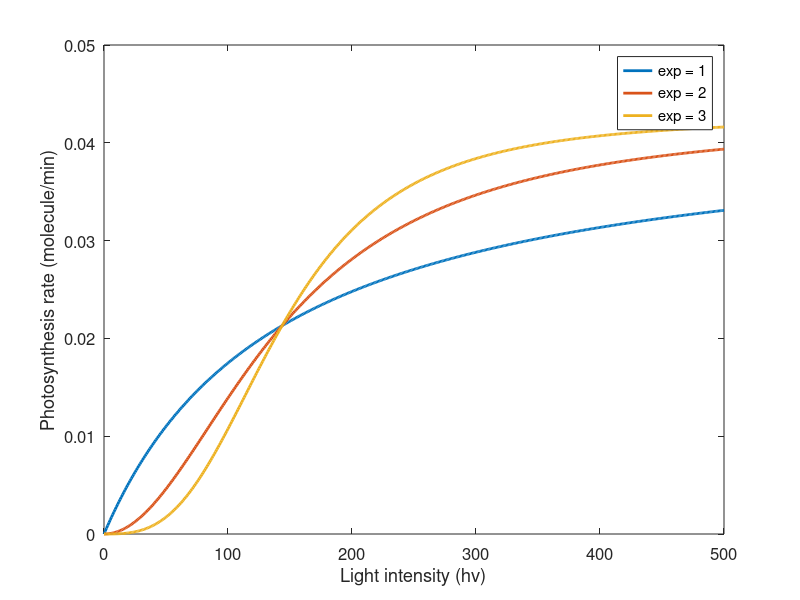

The MATLAB source for this figure: (Note: this script raises an error after producing the figure.)
% 20.320 Final Project
% Po-Han Lin
% MATLAB 2018b
% Dec 2018

% Initial Conditions for the Light Model
x0 = [33.9; 8510; 37819; 81.8; 366.8;...
      22.2; 4519.5; 8.9; 770.9; 128.8;...
      0.19; 5287.7; 0.0; 5.0; 0.4; 0];
x0_01 = [33.9; 8510; 37819; 81.8; 366.8;...
      22.2; 4519.5; 8.9; 770.9; 128.8;...
      0.19; 5287.7; 0.0; 5.0; 0.4; 0.1];
x0_1 = [33.9; 8510; 37819; 81.8; 366.8;...
      22.2; 4519.5; 8.9; 770.9; 128.8;...
      0.19; 5287.7; 0.0; 5.0; 0.4; 1];
x0_10 = [33.9; 8510; 37819; 81.8; 366.8;...
      22.2; 4519.5; 8.9; 770.9; 128.8;...
      0.19; 5287.7; 0.0; 5.0; 0.4; 10];
x0_20 = [33.9; 8510; 37819; 81.8; 366.8;...
      22.2; 4519.5; 8.9; 770.9; 128.8;...
      0.19; 5287.7; 0.0; 5.0; 0.4; 20];
x0_30 = [33.9; 8510; 37819; 81.8; 366.8;...
      22.2; 4519.5; 8.9; 770.9; 128.8;...
      0.19; 5287.7; 0.0; 5.0; 0.4; 30];
x0_40 = [33.9; 8510; 37819; 81.8; 366.8;...
      22.2; 4519.5; 8.9; 770.9; 128.8;...
      0.19; 5287.7; 0.0; 5.0; 0.4; 40];


  
%% Sensitivity curve  
  
b1 =  0.0426;
b2 =  143.6;
b3 =  0.129;

hv = 0:500;

exp = 1;
y1_K0  = b1 .* hv.^exp ./ (b2.^exp + hv.^exp);

exp = 2;
y2_K0  = b1 .* hv.^exp ./ (b2.^exp + hv.^exp);

exp = 3;
y3_K0  = b1 .* hv.^exp ./ (b2.^exp + hv.^exp);


figure 

plot(hv, y1_K0,'LineWidth',2)
hold on
plot(hv, y2_K0,'LineWidth',2)
hold on
plot(hv, y3_K0,'LineWidth',2)
legend('exp = 1', 'exp = 2', 'exp = 3')
ylabel('Photosynthesis rate (molecule/min)')
xlabel('Light intensity (hv)')
set(gca,'FontSize',12)


%% Plot glucose concentration vs. time  
tspan = 1:2000;

% Change exponent only
[t,x1_430] = ode15s(@(t,x) odefun(t,x,'16hr',430,1,0), tspan, x0);
[t,x1_100] = ode15s(@(t,x) odefun(t,x,'16hr',100,1,0), tspan, x0);
[t,x1_42]  = ode15s(@(t,x) odefun(t,x,'16hr',42,1,0), tspan, x0); 

[t,x2_430] = ode15s(@(t,x) odefun(t,x,'16hr',430), tspan, x0);
[t,x2_100] = ode15s(@(t,x) odefun(t,x,'16hr',100), tspan, x0);
[t,x2_42]  = ode15s(@(t,x) odefun(t,x,'16hr',42), tspan, x0);  

[t,x3_430] = ode15s(@(t,x) odefun(t,x,'16hr',430,3,0), tspan, x0);
[t,x3_100] = ode15s(@(t,x) odefun(t,x,'16hr',100,3,0), tspan, x0);
[t,x3_42]  = ode15s(@(t,x) odefun(t,x,'16hr',42,3,0), tspan, x0); 

t = 1:2000;

figure(1)
for i = 1:16
subplot(4,4,i)
plot(t,x1_42(:,i),'LineWidth',2); 
hold on
plot(t,x2_42(:,i),'LineWidth',2); 
hold on
plot(t,x3_42(:,i),'LineWidth',2);
%legend('1','2','3')
end

figure(2)
for i = 1:16
subplot(4,4,i)
plot(t,x1_100(:,i),'LineWidth',2); 
hold on
plot(t,x2_100(:,i),'LineWidth',2); 
hold on
plot(t,x3_100(:,i),'LineWidth',2);
%legend('1','2','3')
end

figure(3)
for i = 1:16
subplot(4,4,i)
plot(t,x1_430(:,i),'LineWidth',2); 
hold on
plot(t,x2_430(:,i),'LineWidth',2); 
hold on
plot(t,x3_430(:,i),'LineWidth',2);
%legend('1','2','3')
end


%% Plot peak values vs. light intensity

x1_neg_spikes1 = [];
x1_neg_spikes2 = [];
x1_neg_spikes3 = [];
x8_neg_spikes1 = [];
x8_neg_spikes2 = [];
x8_neg_spikes3 = [];
x1_pos_spikes1 = [];
x1_pos_spikes2 = [];
x1_pos_spikes3 = [];
x8_pos_spikes1 = [];
x8_pos_spikes2 = [];
x8_pos_spikes3 = [];

for ii = 0:200
    para = 2*ii;
    [t,x] = ode15s(@(t,x) odefun(t,x,'16hr',para,1,0), tspan, x0);
    x1_pos_spike = max(x(:,1));
    x1_neg_spike = min(x(:,1));
    x8_pos_spike = max(x(:,8));
    x8_neg_spike = min(x(:,8));
    x1_neg_spikes1 = [x1_neg_spikes1 x1_neg_spike];
    x8_neg_spikes1 = [x8_neg_spikes1 x8_neg_spike];
    x1_pos_spikes1 = [x1_pos_spikes1 x1_pos_spike];
    x8_pos_spikes1 = [x8_pos_spikes1 x8_pos_spike];
    
    
    [t,x] = ode15s(@(t,x) odefun(t,x,'16hr',para,2,0), tspan, x0);
    x1_pos_spike = max(x(:,1));
    x1_neg_spike = min(x(:,1));
    x8_pos_spike = max(x(:,8));
    x8_neg_spike = min(x(:,8));
    x1_neg_spikes2 = [x1_neg_spikes2 x1_neg_spike];
    x8_neg_spikes2 = [x8_neg_spikes2 x8_neg_spike];   
    x1_pos_spikes2 = [x1_pos_spikes2 x1_pos_spike];
    x8_pos_spikes2 = [x8_pos_spikes2 x8_pos_spike];
    
    [t,x] = ode15s(@(t,x) odefun(t,x,'16hr',para,3,0), tspan, x0);
    x1_pos_spike = max(x(:,1));
    x1_neg_spike = min(x(:,1));
    x8_pos_spike = max(x(:,8));
    x8_neg_spike = min(x(:,8));
    x1_neg_spikes3 = [x1_neg_spikes3 x1_neg_spike];
    x8_neg_spikes3 = [x8_neg_spikes3 x8_neg_spike];    
    x1_pos_spikes3 = [x1_pos_spikes3 x1_pos_spike];
    x8_pos_spikes3 = [x8_pos_spikes3 x8_pos_spike];
end



figure
subplot(1,2,1)
plot(0:2:400,x1_neg_spikes1,'LineWidth',2)
hold on
plot(0:2:400,x1_neg_spikes2,'LineWidth',2)
hold on
plot(0:2:400,x1_neg_spikes3,'LineWidth',2)
hold on
plot(0:2:400,x1_pos_spikes1,'LineWidth',2)
hold on
plot(0:2:400,x1_pos_spikes2,'LineWidth',2)
hold on
plot(0:2:400,x1_pos_spikes3,'LineWidth',2)
ylabel('Amount (molecule)')
xlabel('Light intensity hv')
title('free AtRGS1')
legend('neg1','neg2','neg3','pos1','pos2','pos3')
set(gca,'FontSize',12)

subplot(1,2,2)
plot(0:2:400,x8_neg_spikes1,'LineWidth',2)
hold on
plot(0:2:400,x8_neg_spikes2,'LineWidth',2)
hold on
plot(0:2:400,x8_neg_spikes3,'LineWidth',2)
hold on
plot(0:2:400,x8_pos_spikes1,'LineWidth',2)
hold on
plot(0:2:400,x8_pos_spikes2,'LineWidth',2)
hold on
plot(0:2:400,x8_pos_spikes3,'LineWidth',2)
ylabel('Amount (molecule)')
xlabel('Light intensity hv')
title('G\alpha^{GDP}')
legend('neg1','neg2','neg3','pos1','pos2','pos3')
set(gca,'FontSize',12)



%% Change ss value only
tspan = 1:8000;

[t,x_k0] = ode15s(@(t,x) odefun(t,x,'16hrlong',430,2,0), tspan, x0);
[t,x_k01] = ode15s(@(t,x) odefun(t,x,'16hrlong',430,2,0.1), tspan, x0_01);
[t,x_k1] = ode15s(@(t,x) odefun(t,x,'16hrlong',430,2,1), tspan, x0_1);
[t,x_k10] = ode15s(@(t,x) odefun(t,x,'16hrlong',430,2,10), tspan, x0_10);
[t,x_k20]  = ode15s(@(t,x) odefun(t,x,'16hrlong',430,2,20), tspan, x0_20);
[t,x_k30]  = ode15s(@(t,x) odefun(t,x,'16hrlong',430,2,30), tspan, x0_30);
[t,x_k40]  = ode15s(@(t,x) odefun(t,x,'16hrlong',430,2,40), tspan, x0_40);

t = 1:8000;

figure
for i = 1:16
subplot(4,4,i)
plot(t,x_k0(:,i),'LineWidth',2); 
hold on
plot(t,x_k01(:,i),'LineWidth',2); 
hold on
plot(t,x_k1(:,i),'LineWidth',2);
% hold on
% plot(t,x_k10(:,i),'LineWidth',2); 
% hold on
% plot(t,x_k20(:,i),'LineWidth',2); 
% hold on
% plot(t,x_k30(:,i),'LineWidth',2); 
% hold on
% plot(t,x_k40(:,i),'LineWidth',2);
% legend('x_k0','x_k10','x_k20','x_k30','x_k40')]
xlim([6000 8000])
xlabel('Time (min)')
ylabel('Amount (molecule)')
set(gca,'FontSize',12) 
end


figure
plot(t,100*percent_internal(x_k0),'LineWidth',2); 
hold on
plot(t,100*percent_internal(x_k01),'LineWidth',2); 
hold on
plot(t,100*percent_internal(x_k1),'LineWidth',2);
xlim([6000 8000])
ylim([0 100])
ylabel('% of internalized AtRGS1')
xlabel('Time (min)')
set(gca,'FontSize',12)




%% Change b3 value only
% [t,xx] = ode15s(@(t,x) odefun(t,x,'16hr',430,2,0,0.0129), tspan, x0);
% [t,xxx] = ode15s(@(t,x) odefun(t,x,'16hr',430,2,0,0.129), tspan, x0);
% [t,xxxx] = ode15s(@(t,x) odefun(t,x,'16hr',430,2,0,1.29), tspan, x0);
% 
% figure
% plot(t,xx(:,1),'LineWidth',1); 
% hold on
% plot(t,xxx(:,1),'LineWidth',1); 
% hold on
% plot(t,xxxx(:,1),'LineWidth',1); 


%% Light ODE Model

function dxdt = odefun(t,x,model,para,exp, K, new_b3)

% rate constants
k1 =  6.21e-4;
k2 =  2.15;
k3 =  7.29e-3;
k4 =  1.89;
k5 =  4.95e-2;
k6 =  8.4;
k7 =  3.50e-2;
k8 =  4.91e-3;
k9 =  4.26e-6;
k10 = 4.65e-5;
k11 = 29.38;
k12 = 5.00;
k13 = 6.61e-4; 
k14 = 2;
k15 = 2.31e-1; 
k16 = 5.44e-3;
k17 = 5.09e-4;
k18 = 3.21e-2;
k19 = 1.52e-2;
k20 = 7.20e1;
k21 = 5.53e3;
k22 = 4.25e3;
k23 = 5.57e4;
k24 = 3.80e-3;
k25 = 3.04e-3;
k26 = 1.92;
k27 = 1.84e-1;
k28 = 3.48;
k29 = 4.66e4;
k30 = 2.41;
b1 =  0.0426;
b2 =  143.6;
b3 =  0.129;

dxdt = zeros(16,1);

% WT / dKinase1 / dKinase2 model
if strcmp(para,'k1')
    x(15) = 0;
elseif strcmp(para,'k2')
    x(14) = 0;
end


if nargin == 5
    exp = exp;
    K = 0;
elseif nargin == 6
    exp = exp;
    K = K;
elseif nargin == 7
    exp = exp;
    K = K;
    b3 = new_b3;
else
    exp = 2;
    K = 0;
end

% ODE   
dxdt(1,:) =  - k17 * x(1) * x(7) - k18 * x(1) * x(9) - k12 * x(1) + k24 * x(5) + k25 * x(3) + k27 * x(12);
dxdt(2,:) =  k4 * x(3) + k8 * x(4) * x(10) - k6 * x(2) - k16 * x(2);
dxdt(3,:) =  k6 * x(2) - k4 * x(3) - k25 * x(3) + k17 * x(1) * x(7) + k13 * x(5) * x(10) - k11 * x(3) * (x(13)^k14 / (k26^k14 + x(13)^k14)) ;
dxdt(4,:) =  k4 * x(5) - k6 * x(4) - k8 * x(4) * x(10) + k16 * x(2);
dxdt(5,:) =  k6 * x(4) - k4 * x(5) - k3 * x(5) * (x(14) + x(15)) + k30 * x(11) + k18 * x(1) * x(9) - k2 * x(5) -k24 * x(5) - k13 * x(5) * x(10) + k11 * x(3) * (x(13)^k14 / (k26^k14 + x(13)^k14));
dxdt(6,:) =  k5 * x(7) + k7 * x(8) * x(10) - k6 * x(6) - k28 * x(6);
dxdt(7,:) =  k6 * x(6) - k5 * x(7) - k10 * x(7) - k17 * x(1) * x(7) + k9 * x(9) * x(10) + k25 * x(3);
dxdt(8,:) =  k5 * x(9) + k28 * x(6) - k6 * x(8) - k7 * x(8) * x(10);
dxdt(9,:) =  k20 * x(11) + k6 * x(8) + k10 * x(7) - k5 * x(9) - k18 * x(1) * x(9) - k9 * x(9) * x(10) + k2 * x(5) + k24 * x(5);
dxdt(10,:) = k10 * x(7) + k11 * x(3) * (x(13)^k14 / (k26^k14 + x(13)^k14)) - k8 * x(4) * x(10) - k7 * x(8) * x(10) - k9 * x(9) * x(10) + k28 * x(6) - k13 * x(5) * x(10) + k16 * x(2);
dxdt(11,:) = k3 * x(5) * (x(14) + x(15)) - k20 * x(11) - k30 * x(11);
dxdt(12,:) = k2 * x(5) + k12 * x(1) + k20 * x(11) - k27 * x(12);
dxdt(13,:) = k15 * (x(16) - x(13));
dxdt(14,:) = k1 * (k21 * x(10)^2 / (k22^2 + x(10)^2) - x(14));
dxdt(15,:) = k19 * (k23 * x(10)^2 / (k29^2 + x(10)^2) - x(15));

% Various light patterns
% Figure 2
if strcmp(model,'16hr')
    if (500 < t) && (t < 1500)
        hv = para;
    else
        hv = 0;
    end
end


if strcmp(model,'16hrlong')
    if (6500 < t) && (t < 7500)
        hv = para;
    else
        hv = 0;
    end
end


% Figure 3a
if strcmp(model,'sinfun')
   if  (500 < t) && (t < 1500)
       hv = para*cos(abs(t-1000)/2000*2*pi);
   elseif (2000 < t) && (t < 3000)
       hv = para*cos(abs(t-2500)/2000*2*pi);
   else
       hv = 0;
   end
end
% Figure 3b
if strcmp(model,'tri10')
   if  (500 < t) && (t < 1500)
       hv = para*floor((500-abs(t-1000))/10);
   elseif (2000 < t) && (t < 3000)
       hv = para*floor((500-abs(t-2500))/10);
   else
       hv = 0;
   end
end
% Figure 3c
if strcmp(model,'tri60')
   if  (500 < t) && (t < 1500)
       hv = para*floor((500-abs(t-1000))/60);
   elseif (2000 < t) && (t < 3000)
       hv = para*floor((500-abs(t-2500))/60);
   else
       hv = 0;
   end
end
% Figure 3d
if strcmp(model,'tri60base')
   if  (500 < t) && (t < 1500)
       hv = 50 + para*floor((500-abs(t-1000))/60);
   elseif (2000 < t) && (t < 3000)
       hv = 50 + para*floor((500-abs(t-2500))/60);
   else
       hv = 50;
   end
end
% Figure 4
if strcmp(model,'2min')
   if  (100 < t) && (t <= 102)
       hv = para*floor((1000-abs(t-1000))/60);
   else
       hv = 0;
   end
end

if strcmp(model,'4min')
   if  (100 < t) && (t <= 104)
       hv = para;
   else
       hv = 0;
   end
end

if strcmp(model,'10min')
   if  (100 < t) && (t <= 110)
       hv = para;
   else
       hv = 0;
   end
end

if strcmp(model,'const')
   if  100 < t
       hv = para;
   else
       hv = 0;
   end
end
% Figure 5a
if strcmp(model,'const500')
   if t > 500
       hv = 100;
   else
       hv = 0;
   end
end
% Figure 5b
if strcmp(model,'sins')
   if (500 < t) && (t < 1500)
       hv = 100*cos(abs(t-1000)/2000*2*pi);
   elseif (2000 < t) && (t < 3000)
       hv = 100*cos(abs(t-2500)/2000*2*pi);
   elseif (3500 < t) && (t < 4500)
       hv = 100*cos(abs(t-4000)/2000*2*pi);
   else
       hv = 0;
   end
end


dxdt(16,:) = b1 * hv^exp / (b2^exp + hv^exp) - b3 * (x(16)-K);

end


% Calculating the percentage of internalized AtRGS1
function percentage = percent_internal(x)
percentage = x(:,12) ./ ( x(:,1) + x(:,2) + x(:,3) + x(:,4) + x(:,5) + x(:,11) + x(:,12) );
end


